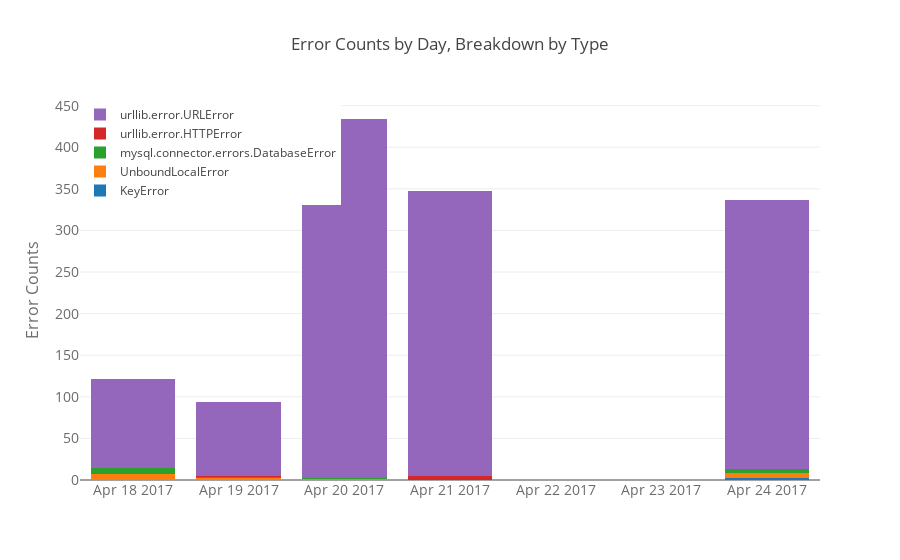

This figure's notebook cell:
### Code cell
layout = pogo.Layout(
    title='Error Counts by Day, Breakdown by Type',
    xaxis=dict(
        tickformat = "%b %e %Y",
        ticks = [str(d) for d in err_counts.index.get_level_values('day').unique()],
        tickfont=dict(
            size=14,
            color='rgb(107, 107, 107)'
        ),
    ),
    yaxis=dict(
        title='Error Counts',
        titlefont=dict(
            size=16,
            color='rgb(107, 107, 107)'
        ),
        tickfont=dict(
            size=14,
            color='rgb(107, 107, 107)'
        )
    ),
    legend=dict(
        x=0,
        y=1.0
    ),
    barmode='stack'
)

ec_fig = pogo.Figure(data=data_ecs, layout=layout)
iplot(ec_fig, filename='stacked-bar')

### Figure 1 — Plotly figure (JSON) as saved in the notebook; plotly's stock layout.template omitted (floating-point values rounded to 4 significant figures)
{"data": [{"name": "KeyError", "type": "bar", "x": ["2017-04-24", "2017-04-18", "2017-04-19", "2017-04-20", "2017-04-21"], "y": [3, 0, 0, 0, 0]}, {"name": "UnboundLocalError", "type": "bar", "x": ["2017-04-18", "2017-04-19", "2017-04-20", "2017-04-24", "2017-04-21"], "y": [7, 2, 1, 5, 0]}, {"name": "mysql.connector.errors.DatabaseError", "type": "bar", "x": ["2017-04-18", "2017-04-19", "2017-04-20", "2017-04-24", "2017-04-21"], "y": [7, 2, 1, 5, 0]}, {"name": "urllib.error.HTTPError", "type": "bar", "x": ["2017-04-19", "2017-04-21", "2017-04-18", "2017-04-20", "2017-04-24"], "y": [1, 5, 0, 0, 0]}, {"name": "urllib.error.URLError", "type": "bar", "x": ["2017-04-18", "2017-04-19", "2017-04-20", "2017-04-21", "2017-04-24"], "y": [108, 89, 432, 343, 324]}], "layout": {"barmode": "stack", "legend": {"x": 0, "y": 1}, "title": "Error Counts by Day, Breakdown by Type", "xaxis": {"tickfont": {"color": "rgb(107, 107, 107)", "size": 14}, "tickformat": "%b %e %Y", "ticks": ["2017-04-24", "2017-04-18", "2017-04-19", "2017-04-20", "2017-04-21"]}, "yaxis": {"tickfont": {"color": "rgb(107, 107, 107)", "size": 14}, "title": "Error Counts", "titlefont": {"color": "rgb(107, 107, 107)", "size": 16}}}}
